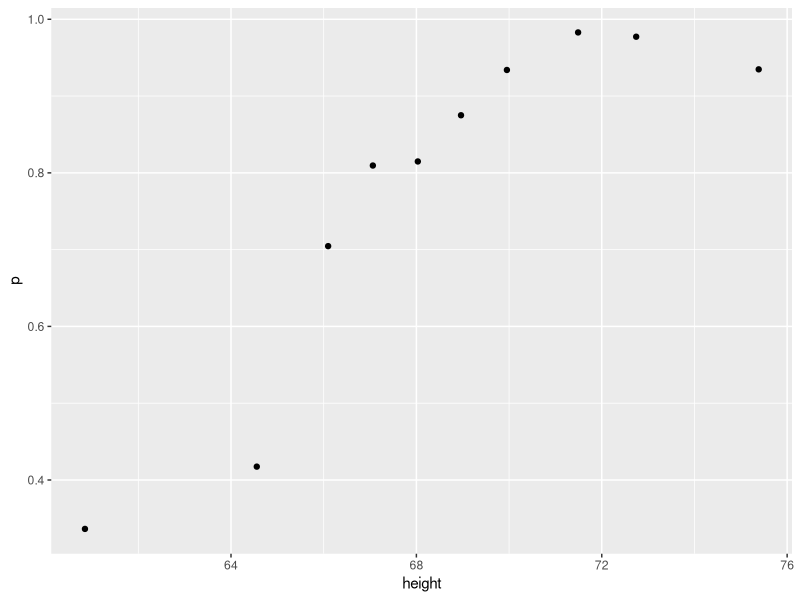
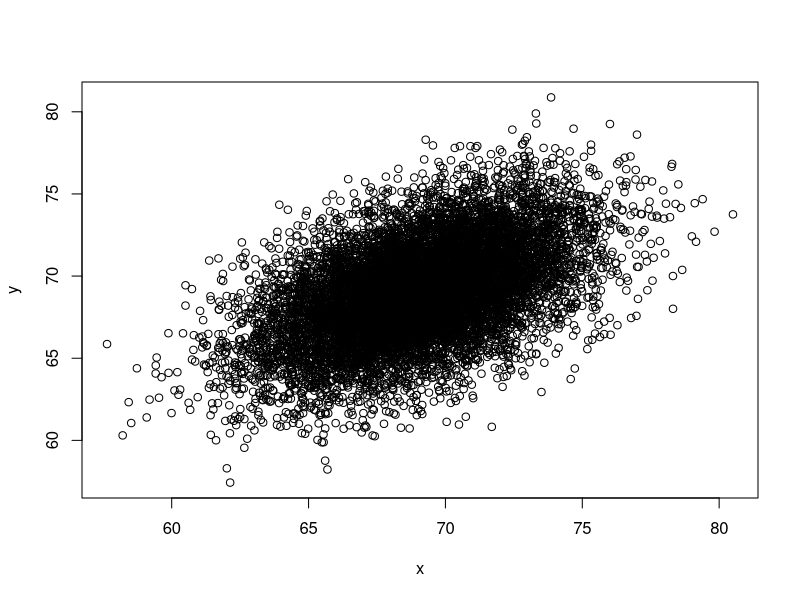
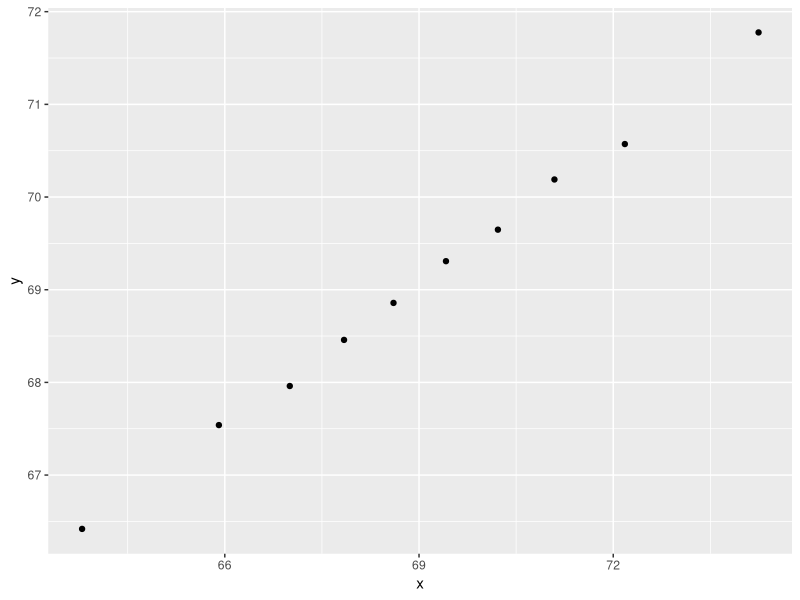

Here is the R script that generated these plots, in order:
library(caret)
library(dslabs)
library(dplyr)
library(lubridate)
library(tidyverse)

set.seed(1, sample.kind="Rounding") # set.seed(1, sample.kind="Rounding") if using R 3.6 or later
disease <- sample(c(0,1), size=1e6, replace=TRUE, prob=c(0.98,0.02))
disease
test <- rep(NA, 1e6)
test
test[disease==0] <- sample(c(0,1), size=sum(disease==0), replace=TRUE, prob=c(0.90,0.10))
test[disease==1] <- sample(c(0,1), size=sum(disease==1), replace=TRUE, prob=c(0.15, 0.85))

(0.85*0.02)/( (0.85*0.02) + (0.1*0.98))

library(dslabs)
data("heights")

ps <- seq(0, 1, 0.1)
heights %>% 
  mutate(g = cut(height, quantile(height, ps), include.lowest = TRUE)) %>%
  group_by(g) %>%
  summarize(p = mean(sex == "Male"), height = mean(height)) %>%
  qplot(height, p, data =.)


Sigma <- 9*matrix(c(1,0.5,0.5,1), 2, 2)
Sigma
dat <- MASS::mvrnorm(n = 10000, c(69, 69), Sigma) %>%
  data.frame() %>% setNames(c("x", "y"))
dat
plot(dat)

ps <- seq(0, 1, 0.1)
dat %>% 
  mutate(g = cut(x, quantile(x, ps), include.lowest = TRUE)) %>%
  group_by(g) %>%
  summarize(y = mean(y), x = mean(x)) %>%
  qplot(x, y, data =.)
